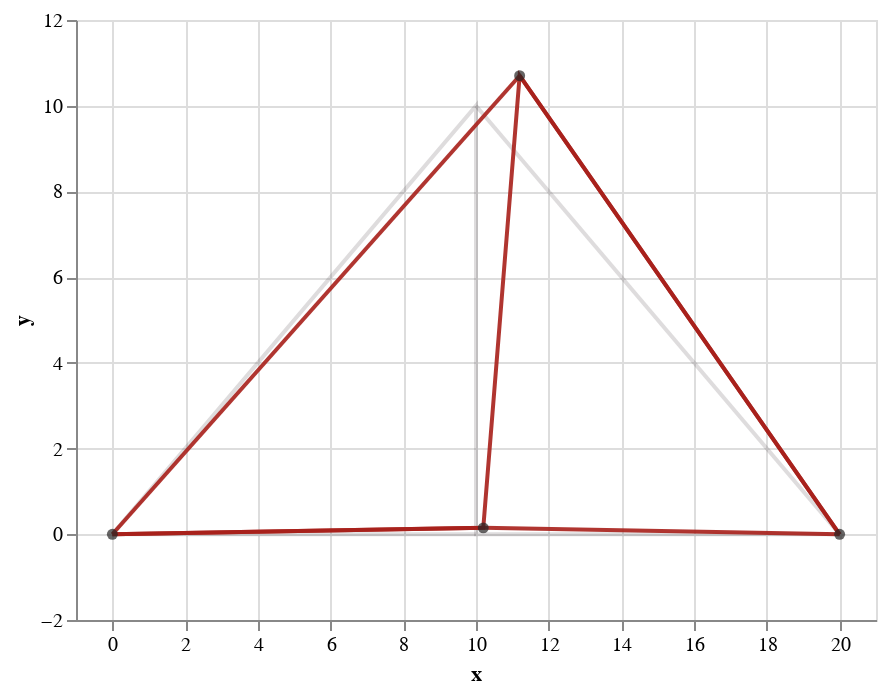

Here is the notebook cell this chart was saved with:
### Markdown cell above
### Plotting the truss (example 2.)

### Code cell
# Node coordinates plotted (no lines)
# data1 = pd.DataFrame({'x': [0, 10, 20, 10],
#                      'y': [0, 10, 0, 0]})

# Lines for members 1 & 5
data21 = pd.DataFrame({'x': [0, 10, 20, 10],
                       'y': [0, 10, 0, 0]})

# Line for members 3
data31 = pd.DataFrame({'x': [10, 10],
                      'y': [0, 10]})

# Line for member 4
data41 = pd.DataFrame({'x': [10, 20],
                      'y': [10, 0]})

# Line for member 2
data51 = pd.DataFrame({'x': [0, 10],
                      'y': [0, 0]})

# Deformed node coordinates
d_nodes = pd.DataFrame({'x': [0, 11.2, 20, 10.2],
                        'y': [0, 10.7, 0, 0.15]})

# Deformed members 1, 3, 5
data22 = pd.DataFrame({'x': [0, 11.2, 20, 10.2],
                        'y': [0, 10.7, 0, 0.15]})

# Line for members ??
data32 = pd.DataFrame({'x': [0, 11.2],
                      'y': [0, 10.7]})

# Line for member ??
data42 = pd.DataFrame({'x': [11.2, 20],
                      'y': [10.7, 0]})

# Line for member ??
data52 = pd.DataFrame({'x': [0, 10.2],
                      'y': [0, 0.15]})

# Line for member ??
data62 = pd.DataFrame({'x': [10.2, 20],
                      'y': [0.15, 0]})


# Only circles placed at each node coordinate
nodes = alt.Chart(d_nodes).mark_circle().encode(
    alt.X('x', scale=alt.Scale(domain=[-1, 21])),
    alt.Y('y', scale=alt.Scale(domain=[-2, 12])),
)

# Members 1, 3, & 5
elem_135_1 = alt.Chart(data21).mark_line(color='#211A1E', opacity=0.15).encode(
    alt.X('x', scale=alt.Scale(domain=[-1, 21])),
    alt.Y('y', scale=alt.Scale(domain=[-2, 12])),
)

# Member 2
elem_2_1 = alt.Chart(data51).mark_line(color='#211A1E', opacity=0.15).encode(
    alt.X('x', scale=alt.Scale(domain=[-1, 21])),
    alt.Y('y', scale=alt.Scale(domain=[-2, 12])),
)

# Member 4
elem_4_1 = alt.Chart(data41).mark_line(color='#211A1E', opacity=0.15).encode(
    alt.X('x', scale=alt.Scale(domain=[-1, 21])),
    alt.Y('y', scale=alt.Scale(domain=[-2, 12])),
)

# Members 1, 3, & 5
elem_135_2 = alt.Chart(data22).mark_line(color='#A8201A', opacity=0.8).encode(
    alt.X('x', scale=alt.Scale(domain=[-1, 21])),
    alt.Y('y', scale=alt.Scale(domain=[-2, 12])),
)

elem_3_2 = alt.Chart(data32).mark_line(color='#A8201A', opacity=0.8).encode(
    alt.X('x', scale=alt.Scale(domain=[-1, 21])),
    alt.Y('y', scale=alt.Scale(domain=[-2, 12])),
)

# Member 2
elem_2_2 = alt.Chart(data52).mark_line(color='#A8201A', opacity=0.8).encode(
    alt.X('x', scale=alt.Scale(domain=[-1, 21])),
    alt.Y('y', scale=alt.Scale(domain=[-2, 12])),
)

# Member 4
elem_4_2 = alt.Chart(data42).mark_line(color='#A8201A', opacity=0.8).encode(
    alt.X('x', scale=alt.Scale(domain=[-1, 21])),
    alt.Y('y', scale=alt.Scale(domain=[-2, 12])),
)

# Deformed member 5
elem_5_2 = alt.Chart(data62).mark_line(color='#A8201A', opacity=0.8).encode(
    alt.X('x', scale=alt.Scale(domain=[-1, 21])),
    alt.Y('y', scale=alt.Scale(domain=[-2, 12])),
)

# Only circles placed at each node coordinate
nodes = alt.Chart(d_nodes).mark_circle().encode(
    alt.X('x', scale=alt.Scale(domain=[-1, 21])),
    alt.Y('y', scale=alt.Scale(domain=[-2, 12])),
)

alt.layer(elem_135_1, elem_2_1, elem_4_1, elem_135_2, elem_3_2, elem_2_2, elem_4_2, elem_5_2, nodes).configure_mark(
    color='#252323'
)

### Figure 1 — Vega-Lite specification as saved in the notebook (floating-point values rounded to 4 significant figures)
{"config": {"view": {"continuousWidth": 400, "continuousHeight": 300}, "mark": {"color": "#252323"}}, "layer": [{"data": {"name": "data-f04cedc4b7d81b7aeda09ec8bb1e1e76"}, "mark": {"type": "line", "color": "#211A1E", "opacity": 0.15}, "encoding": {"x": {"field": "x", "scale": {"domain": [-1, 21]}, "type": "quantitative"}, "y": {"field": "y", "scale": {"domain": [-2, 12]}, "type": "quantitative"}}}, {"data": {"name": "data-749e47bccae11bb1b848c289ab72eddb"}, "mark": {"type": "line", "color": "#211A1E", "opacity": 0.15}, "encoding": {"x": {"field": "x", "scale": {"domain": [-1, 21]}, "type": "quantitative"}, "y": {"field": "y", "scale": {"domain": [-2, 12]}, "type": "quantitative"}}}, {"data": {"name": "data-691853f60a7bb3728aa315a7a845ee2a"}, "mark": {"type": "line", "color": "#211A1E", "opacity": 0.15}, "encoding": {"x": {"field": "x", "scale": {"domain": [-1, 21]}, "type": "quantitative"}, "y": {"field": "y", "scale": {"domain": [-2, 12]}, "type": "quantitative"}}}, {"data": {"name": "data-b0eb4e4fdc67eb9e2e7f2bbabb2e2b0b"}, "mark": {"type": "line", "color": "#A8201A", "opacity": 0.9}, "encoding": {"x": {"field": "x", "scale": {"domain": [-1, 21]}, "type": "quantitative"}, "y": {"field": "y", "scale": {"domain": [-2, 12]}, "type": "quantitative"}}}, {"data": {"name": "data-40239a9a21467ff1063267a98031d497"}, "mark": {"type": "line", "color": "#A8201A", "opacity": 0.9}, "encoding": {"x": {"field": "x", "scale": {"domain": [-1, 21]}, "type": "quantitative"}, "y": {"field": "y", "scale": {"domain": [-2, 12]}, "type": "quantitative"}}}, {"data": {"name": "data-73edf6ca32dd369b92c26e81cb20f1bb"}, "mark": {"type": "line", "color": "#A8201A", "opacity": 0.9}, "encoding": {"x": {"field": "x", "scale": {"domain": [-1, 21]}, "type": "quantitative"}, "y": {"field": "y", "scale": {"domain": [-2, 12]}, "type": "quantitative"}}}, {"data": {"name": "data-58ead673ce6dab8091c3fa5de21e7055"}, "mark": {"type": "line", "color": "#A8201A", "opacity": 0.9}, "encoding": {"x": {"field": "x", "scale": {"domain": [-1, 21]}, "type": "quantitative"}, "y": {"field": "y", "scale": {"domain": [-2, 12]}, "type": "quantitative"}}}, {"data": {"name": "data-0b56a5c8cea34f8ceba6add1738383aa"}, "mark": {"type": "line", "color": "#A8201A", "opacity": 0.9}, "encoding": {"x": {"field": "x", "scale": {"domain": [-1, 21]}, "type": "quantitative"}, "y": {"field": "y", "scale": {"domain": [-2, 12]}, "type": "quantitative"}}}, {"data": {"name": "data-b0eb4e4fdc67eb9e2e7f2bbabb2e2b0b"}, "mark": "circle", "encoding": {"x": {"field": "x", "scale": {"domain": [-1, 21]}, "type": "quantitative"}, "y": {"field": "y", "scale": {"domain": [-2, 12]}, "type": "quantitative"}}}], "$schema": "https://vega.github.io/schema/vega-lite/v4.17.0.json", "datasets": {"data-f04cedc4b7d81b7aeda09ec8bb1e1e76": [{"x": 0, "y": 0}, {"x": 10, "y": 10}, {"x": 20, "y": 0}, {"x": 10, "y": 0}], "data-749e47bccae11bb1b848c289ab72eddb": [{"x": 0, "y": 0}, {"x": 10, "y": 0}], "data-691853f60a7bb3728aa315a7a845ee2a": [{"x": 10, "y": 10}, {"x": 20, "y": 0}], "data-b0eb4e4fdc67eb9e2e7f2bbabb2e2b0b": [{"x": 0.0, "y": 0.0}, {"x": 11.2, "y": 10.7}, {"x": 20.0, "y": 0.0}, {"x": 10.2, "y": 0.15}], "data-40239a9a21467ff1063267a98031d497": [{"x": 0.0, "y": 0.0}, {"x": 11.2, "y": 10.7}], "data-73edf6ca32dd369b92c26e81cb20f1bb": [{"x": 0.0, "y": 0.0}, {"x": 10.2, "y": 0.15}], "data-58ead673ce6dab8091c3fa5de21e7055": [{"x": 11.2, "y": 10.7}, {"x": 20.0, "y": 0.0}], "data-0b56a5c8cea34f8ceba6add1738383aa": [{"x": 10.2, "y": 0.15}, {"x": 20.0, "y": 0.0}]}}
